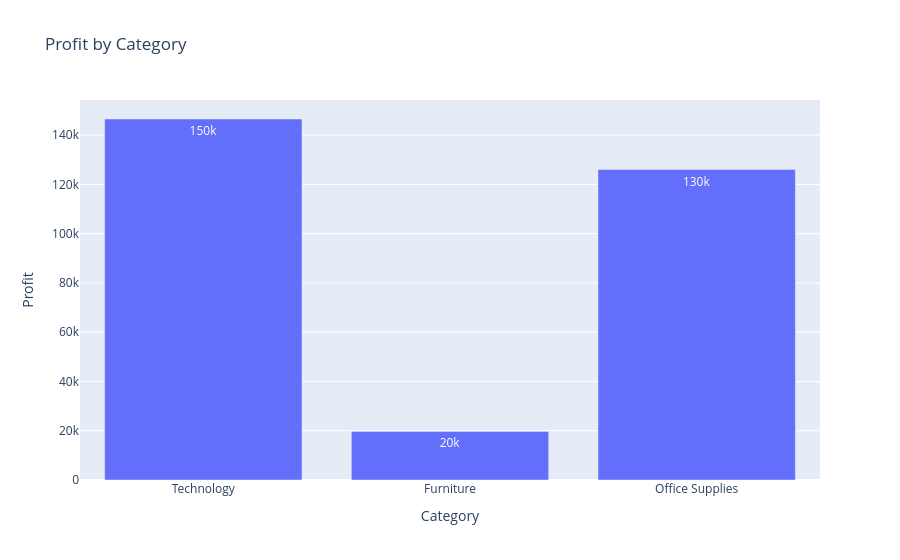

Notebook source saved alongside this figure:
### Code cell
fig = px.bar(
    category_analysis.reset_index(),
    x="Category",
    y="Profit",
    title="Profit by Category",
    text_auto=".2s"
)

fig.show()

### Figure 1 — Plotly figure (JSON) as saved in the notebook; plotly's stock layout.template omitted (floating-point values rounded to 4 significant figures)
{"data": [{"hovertemplate": "Category=%{x}<br>Profit=%{y}<extra></extra>", "legendgroup": "", "marker": {"color": "#636efa", "pattern": {"shape": ""}}, "name": "", "orientation": "v", "showlegend": false, "textposition": "auto", "texttemplate": "%{y:.2s}", "type": "bar", "x": ["Technology", "Furniture", "Office Supplies"], "xaxis": "x", "y": [146500.0, 19730.0, 126000.0], "yaxis": "y"}], "layout": {"barmode": "relative", "legend": {"tracegroupgap": 0}, "title": {"text": "Profit by Category"}, "xaxis": {"anchor": "y", "domain": [0, 1], "title": {"text": "Category"}}, "yaxis": {"anchor": "x", "domain": [0, 1], "title": {"text": "Profit"}}}}
